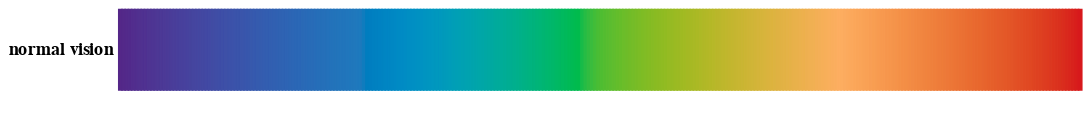

The notebook cell this image was saved under:
### Code cell
plot_scheme("uniform", percep_schemes, continuous=True)

### Figure 1 — Vega-Lite specification as saved in the notebook (floating-point values rounded to 4 significant figures; data arrays with more than 128 entries replaced by an {"elided": "..."} marker saying what was removed)
{"config": {"view": {"continuousWidth": 300, "continuousHeight": 300, "stroke": null}, "concat": {"spacing": 1}}, "vconcat": [{"data": {"name": "data-d72aa5f94937c9573f712b0fd0f045b1"}, "mark": {"type": "rect", "cornerRadius": 0, "discreteBandSize": 2}, "encoding": {"fill": {"field": "hex", "legend": null, "scale": null, "type": "quantitative"}, "stroke": {"field": "hex", "legend": null, "scale": null, "type": "quantitative"}, "tooltip": [{"field": "hex", "type": "ordinal"}, {"field": "rgb", "type": "ordinal"}, {"field": "lum", "format": ".2", "type": "ordinal"}], "x": {"axis": null, "field": "i", "type": "ordinal"}, "y": {"axis": {"domain": false, "grid": false, "labels": false, "ticks": false, "titleAlign": "right", "titleAngle": 0, "titleBaseline": "middle"}, "field": "normal vision", "type": "nominal"}}, "height": 50, "transform": [{"calculate": "scale('color', datum.i)", "as": "hex"}, {"calculate": "rgb(datum.hex)", "as": "rgb"}, {"calculate": "luminance(datum.hex)", "as": "lum"}], "width": {"step": 2}}, {"data": {"sequence": {"start": 0, "stop": 300, "as": "i"}}, "mark": {"type": "rect", "height": {"expr": "0"}, "width": {"expr": "0"}}, "encoding": {"color": {"field": "i", "legend": null, "scale": {"range": ["#542788", "#1f7abd", "#4dbd33", "#fdae61", "#d7191c"]}, "type": "quantitative"}}}], "$schema": "https://vega.github.io/schema/vega-lite/v5.6.1.json", "datasets": {"data-d72aa5f94937c9573f712b0fd0f045b1": {"elided": "300 records"}}}
